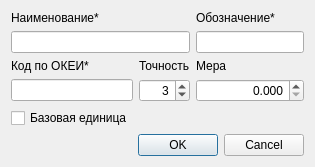
<?xml version="1.0" encoding="UTF-8"?>
<ui version="4.0">
 <class>DialogCardMeasure</class>
 <widget class="QDialog" name="DialogCardMeasure">
  <property name="geometry">
   <rect>
    <x>0</x>
    <y>0</y>
    <width>315</width>
    <height>154</height>
   </rect>
  </property>
  <property name="windowTitle">
   <string>Мера веса</string>
  </property>
  <layout class="QGridLayout" name="gridLayout">
   <item row="0" column="0">
    <widget class="QLabel" name="label_2">
     <property name="text">
      <string>Наименование*</string>
     </property>
    </widget>
   </item>
   <item row="0" column="2">
    <widget class="QLabel" name="label">
     <property name="text">
      <string>Обозначение*</string>
     </property>
    </widget>
   </item>
   <item row="1" column="0" colspan="2">
    <widget class="QLineEdit" name="lineEditName"/>
   </item>
   <item row="1" column="2">
    <widget class="QLineEdit" name="lineEditMeasure">
     <property name="maximumSize">
      <size>
       <width>16777215</width>
       <height>16777215</height>
      </size>
     </property>
    </widget>
   </item>
   <item row="2" column="0">
    <widget class="QLabel" name="label_5">
     <property name="text">
      <string>Код по ОКЕИ*</string>
     </property>
    </widget>
   </item>
   <item row="2" column="1">
    <widget class="QLabel" name="label_4">
     <property name="text">
      <string>Точность</string>
     </property>
    </widget>
   </item>
   <item row="2" column="2">
    <widget class="QLabel" name="label_3">
     <property name="text">
      <string>Мера</string>
     </property>
    </widget>
   </item>
   <item row="3" column="0">
    <widget class="QLineEdit" name="lineEditCode">
     <property name="maximumSize">
      <size>
       <width>16777215</width>
       <height>16777215</height>
      </size>
     </property>
    </widget>
   </item>
   <item row="3" column="1">
    <widget class="QSpinBox" name="spinBoxPrecision">
     <property name="alignment">
      <set>Qt::AlignRight|Qt::AlignTrailing|Qt::AlignVCenter</set>
     </property>
     <property name="maximum">
      <number>6</number>
     </property>
     <property name="value">
      <number>3</number>
     </property>
    </widget>
   </item>
   <item row="3" column="2">
    <widget class="QDoubleSpinBox" name="doubleSpinBoxValue">
     <property name="alignment">
      <set>Qt::AlignRight|Qt::AlignTrailing|Qt::AlignVCenter</set>
     </property>
     <property name="decimals">
      <number>3</number>
     </property>
     <property name="maximum">
      <double>16777215.000000000000000</double>
     </property>
    </widget>
   </item>
   <item row="4" column="0">
    <widget class="QCheckBox" name="checkBoxIsBase">
     <property name="text">
      <string>Базовая единица</string>
     </property>
    </widget>
   </item>
   <item row="5" column="0" colspan="3">
    <widget class="QDialogButtonBox" name="buttonBox">
     <property name="orientation">
      <enum>Qt::Horizontal</enum>
     </property>
     <property name="standardButtons">
      <set>QDialogButtonBox::Cancel|QDialogButtonBox::Ok</set>
     </property>
    </widget>
   </item>
  </layout>
 </widget>
 <resources/>
 <connections>
  <connection>
   <sender>buttonBox</sender>
   <signal>accepted()</signal>
   <receiver>DialogCardMeasure</receiver>
   <slot>accept()</slot>
   <hints>
    <hint type="sourcelabel">
     <x>89</x>
     <y>137</y>
    </hint>
    <hint type="destinationlabel">
     <x>288</x>
     <y>154</y>
    </hint>
   </hints>
  </connection>
  <connection>
   <sender>buttonBox</sender>
   <signal>rejected()</signal>
   <receiver>DialogCardMeasure</receiver>
   <slot>reject()</slot>
   <hints>
    <hint type="sourcelabel">
     <x>118</x>
     <y>134</y>
    </hint>
    <hint type="destinationlabel">
     <x>283</x>
     <y>-2</y>
    </hint>
   </hints>
  </connection>
 </connections>
</ui>
